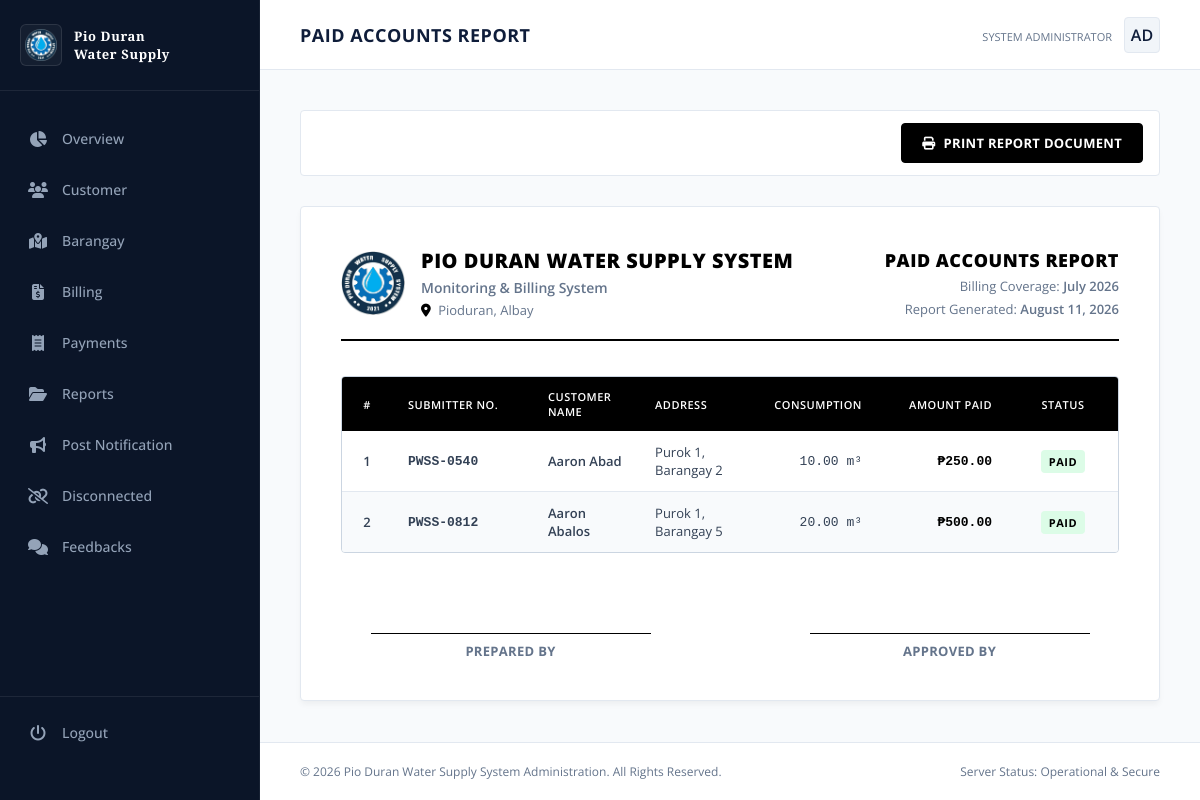
Page /pwss/reports/paid/ (signed in) on the committed database.
### core/models.py (models this page shows, shortened)
class Billing(models.Model):
    STATUS_CHOICES = (
        ('unpaid', 'Unpaid'),
        ('paid', 'Paid'),
    )
    customer = models.ForeignKey(
        Customer,
        on_delete=models.CASCADE,
        related_name="billings"
    )
    billing_month = models.DateField()
    previous_reading = models.DecimalField(
        max_digits=10,
        decimal_places=2
    )
    current_reading = models.DecimalField(
        max_digits=10,
        decimal_places=2,
        null=True,
        blank=True
    )
    consumption = models.DecimalField(
        max_digits=10,
        decimal_places=2,
        editable=False
    )
    rate_per_cubic = models.DecimalField(
        max_digits=10,
        decimal_places=2,
        default=Decimal("25.00")
    )
    connection_fee = models.DecimalField(
        max_digits=10,
        decimal_places=2,
        default=Decimal("0.00"),
        blank=True,
        null=True
    )
    reconnection_fee = models.DecimalField(
        max_digits=10,
        decimal_places=2,
        default=Decimal("0.00"),
        blank=True,
        null=True
    )
    violation_fee = models.DecimalField(
        max_digits=10,
        decimal_places=2,
        default=Decimal("0.00"),
        blank=True,
        null=True
    )
    penalty_fee = models.DecimalField(
        max_digits=10,
        decimal_places=2,
        default=Decimal("0.00"),
        blank=True,
        null=True
    )
    total_amount = models.DecimalField(
        max_digits=10,
        decimal_places=2,
        editable=False
    )
    due_date = models.DateField()
    status = models.CharField(
        max_length=20,
        choices=STATUS_CHOICES,
        default="unpaid"
    )
    created_at = models.DateTimeField(auto_now_add=True)

### customer/models.py (models this page shows, shortened)
class Customer(models.Model):
    STATUS_CHOICES = (
        ("new", "New Applicant"),
        ("old", "Old Customer"),
    )
    user = models.OneToOneField(
        User,
        on_delete=models.CASCADE,
        related_name="customer_profile"
    )
    firstname = models.CharField(max_length=200)
    lastname = models.CharField(max_length=200)
    middlename = models.CharField(max_length=200)
    submitter_no = models.CharField(
        max_length=250,
        unique=True,
        blank=True,
        null=True
    )
    address = models.CharField(max_length=250)
    barangay = models.ForeignKey(
        Barangay,
        on_delete=models.PROTECT,
        related_name="customers"
    )
    status = models.CharField(
        max_length=20,
        choices=STATUS_CHOICES,
        default="new"
    )
    is_active = models.BooleanField(default=True)

### core/views.py (the view, shortened to what this page needs)
# urls.py: path("reports/paid/", views.paid_report, name="paid_report"),
@login_required
def paid_report(request):
    billing_coverage = request.GET.get("billing_coverage")
    billings = (
        Billing.objects
        .filter(status="paid")
        .select_related("customer", "payment")
        .order_by(
            "-billing_month",
            "customer__lastname",
            "customer__firstname"
        )
    )
    return render(
        request,
        "admin/paid_report.html",
        {
            "billings": billings,
            "billing_coverage": billing_coverage,
        }
    )

### core/templates/admin/paid_report.html (shortened to what this page needs)
{% extends 'admin.html' %}
{% load static %}
{% block content %}
<header class="top-navbar">
    <div class="page-title">
        <h1 id="current-view-title">Paid Accounts Report</h1>
    </div>
    <div class="admin-profile">
        <div class="admin-info">
            <small>System Administrator</small>
        </div>
        <div class="admin-avatar">AD</div>
    </div>
</header>
<div class="workspace">
    <div class="toolbar">
        <button class="btn-print" onclick="window.print()">
            <i class="fa-solid fa-print"></i> Print Report Document
        </button>
    </div>
    <div class="report-paper">
        <div class="report-header">
            <div class="header-brand-group">
                <div class="report-logo-wrapper">
                    <img src="{% static "images/PWSS.png" %}" alt="PDWSS Logo" class="report-logo-img" onerror="this.style.display='none'; document.getElementById('logo-fallback-icon').style.display='flex';">
                </div>
                <div class="org-details">
                    <h2>PIO DURAN WATER SUPPLY SYSTEM</h2>
                    <h3>Monitoring & Billing System</h3>
                    <p><i class="fa-solid fa-location-dot" style="margin-right: 4px; color: var(--primary);"></i> Pioduran, Albay</p>
                </div>
            </div>
            <div class="report-meta">
                <h1 class="report-title">Paid Accounts Report</h1>
                <div class="report-date">
                    Billing Coverage:
                    <span class="font-semibold">
                        {% if billings %}
                            {{ billings.0.billing_month|date:"F Y" }}
                        {% else %}
                            -
                        {% endif %}
                    </span>
                </div>
                <div class="report-date">
                    Report Generated:
                    <span class="font-semibold">{% now "F d, Y" %}</span>
                </div>
            </div>
        </div>
        <div class="table-container">
            <table>
                <thead>
                    <tr>
                        <th style="width: 50px;" class="center">#</th>
                        <th style="width: 140px;">Submitter No.</th>
                        <th>Customer Name</th>
                        <th>Address</th>
                        <th style="width: 130px;" class="right">Consumption</th>
                        <th style="width: 130px;" class="right">Amount Paid</th>
                        <th style="width: 110px;" class="center">Status</th>
                    </tr>
                </thead>
                <tbody>
                    {% for billing in billings %}
                    <tr>
                        <td class="center font-semibold text-muted">{{ forloop.counter }}</td>
                        <td class="font-semibold font-mono">{{ billing.customer.submitter_no }}</td>
                        <td class="font-semibold">{{ billing.customer.firstname }} {{ billing.customer.lastname }}</td>
                        <td>{{ billing.customer.address }}</td>
                        <td class="right font-mono">{{ billing.consumption }} m³</td>
                        <td class="right font-semibold font-mono color-green">₱{{ billing.total_amount }}</td>
                        <td class="center">
                            <span class="status-badge">Paid</span>
                        </td>
                    </tr>
                    {% endfor %}
                </tbody>
            </table>
        </div>
        <div class="footer-signatures">
            <div class="signature-block">
                <div class="signature-line">
                    <div class="signer-title">Prepared By</div>
                </div>
            </div>
            <div class="signature-block">
                <div class="signature-line">
                    <div class="signer-title">Approved By</div>
                </div>
            </div>
        </div>
    </div>
</div>
{% endblock %}

### core/templates/admin.html (style rules this page uses)
:root { --bg-navy: #0f1d3a; --sidebar-bg: #0b1528; --main-bg: #f8fafc; --card-bg: #ffffff; --primary-text: #1e293b; --secondary-text: #64748b; --accent-gold: #b45309; --border-classic: #e2e8f0; --accent-blue: #1d4ed8; --success-green: #15803d; }
* { margin: 0; padding: 0; box-sizing: border-box; font-family: 'Open Sans', sans-serif; }
body { background-color: var(--main-bg); color: var(--primary-text); display: flex; min-height: 100vh; overflow-x: hidden; }
.top-navbar { background-color: var(--card-bg); height: 70px; border-bottom: 1px solid var(--border-classic); display: flex; align-items: center; justify-content: space-between; padding: 0 40px; }
.page-title h1 { font-size: 18px; font-weight: 700; color: var(--bg-navy); text-transform: uppercase; letter-spacing: 0.5px; }
.admin-profile { display: flex; align-items: center; gap: 12px; }
.admin-avatar { width: 36px; height: 36px; background-color: #f1f5f9; border: 1px solid var(--border-classic); border-radius: 4px; display: flex; align-items: center; justify-content: center; color: var(--bg-navy); font-weight: 600; }
.admin-info small { font-size: 11px; color: var(--secondary-text); text-transform: uppercase; }
.workspace { padding: 40px; display: flex; flex-direction: column; gap: 30px; flex-grow: 1; }
.table-container { width: 100%; overflow-x: auto; }

### core/templates/admin/paid_report.html (style rules this page uses)
:root { --primary: black; --primary-light: #f0fdfa; --text-dark: #1e293b; --text-muted: #64748b; --border-color: #cbd5e1; --success: black; --success-bg: #dcfce7; }
.report-paper { background: #ffffff; border: 1px solid var(--border-classic); border-radius: 4px; padding: 40px; box-shadow: 0 4px 6px -1px rgba(0, 0, 0, 0.05); }
.toolbar { display: flex; justify-content: flex-end; background: #ffffff; padding: 12px 16px; border: 1px solid var(--border-classic); border-radius: 4px; }
.btn-print { display: inline-flex; align-items: center; gap: 8px; padding: 10px 20px; border: 1px solid var(--primary); background: var(--primary); color: white; font-size: 13px; font-weight: 700; text-transform: uppercase; letter-spacing: 0.3px; cursor: pointer; border-radius: 4px; transition: all 0.2s ease; }
.report-header { display: flex; justify-content: space-between; align-items: center; margin-bottom: 35px; border-bottom: 2px solid var(--primary); padding-bottom: 20px; }
.header-brand-group { display: flex; align-items: center; gap: 16px; }
.report-logo-wrapper { width: 64px; height: 64px; display: flex; align-items: center; justify-content: center; flex-shrink: 0; }
.report-logo-img { width: 100%; height: 100%; object-fit: contain; }
.org-details h2 { margin: 0; font-size: 20px; font-weight: 800; color: var(--primary); letter-spacing: 0.5px; }
.org-details h3 { margin: 4px 0; font-size: 14px; font-weight: 600; color: var(--text-muted); }
.org-details p { margin: 0; font-size: 13px; color: var(--text-muted); }
.report-meta { text-align: right; }
.report-title { margin: 0; font-size: 18px; font-weight: 800; color: var(--primary); text-transform: uppercase; letter-spacing: 0.5px; }
.report-date { font-size: 13px; color: var(--text-muted); margin-top: 5px; }
.table-container { width: 100%; overflow-x: auto; border: 1px solid var(--border-color); border-radius: 4px; }
table { width: 100%; border-collapse: collapse; font-size: 13px; text-align: left; }
th { background: var(--primary); color: white; font-weight: 600; text-transform: uppercase; font-size: 11px; letter-spacing: 0.5px; padding: 12px 16px; }
td { padding: 12px 16px; border-bottom: 1px solid #e2e8f0; color: #334155; }
tbody tr:last-child td { border-bottom: none; }
tbody tr:nth-child(even) { background-color: #f8fafc; }
.right { text-align: right; }
.center { text-align: center; }
.font-mono { font-family: monospace; font-size: 13px; }
.font-semibold { font-weight: 600; }
.color-green { color: var(--success); }
.status-badge { display: inline-block; padding: 4px 8px; font-size: 11px; font-weight: 700; color: var(--success); background-color: var(--success-bg); border-radius: 4px; text-transform: uppercase; letter-spacing: 0.5px; }
.footer-signatures { margin-top: 80px; display: grid; grid-template-columns: 1fr 1fr; gap: 100px; page-break-inside: avoid; }
.signature-block { display: flex; justify-content: center; }
.signature-line { width: 100%; max-width: 280px; border-top: 1.5px solid #000000; padding-top: 8px; text-align: center; }
.signer-title { font-size: 13px; font-weight: 700; color: var(--text-muted); text-transform: uppercase; letter-spacing: 0.3px; }

### rows in the picture
Billing: billing_month "July 2026", customer.submitter_no "PWSS-0540", customer.firstname "Aaron", customer.lastname "Abad", customer.address "Purok 1, Barangay 2", consumption "10.00", total_amount "250.00"
Billing: customer.submitter_no "PWSS-0812", customer.firstname "Aaron", customer.lastname "Abalos", customer.address "Purok 1, Barangay 5", consumption "20.00", total_amount "500.00"
